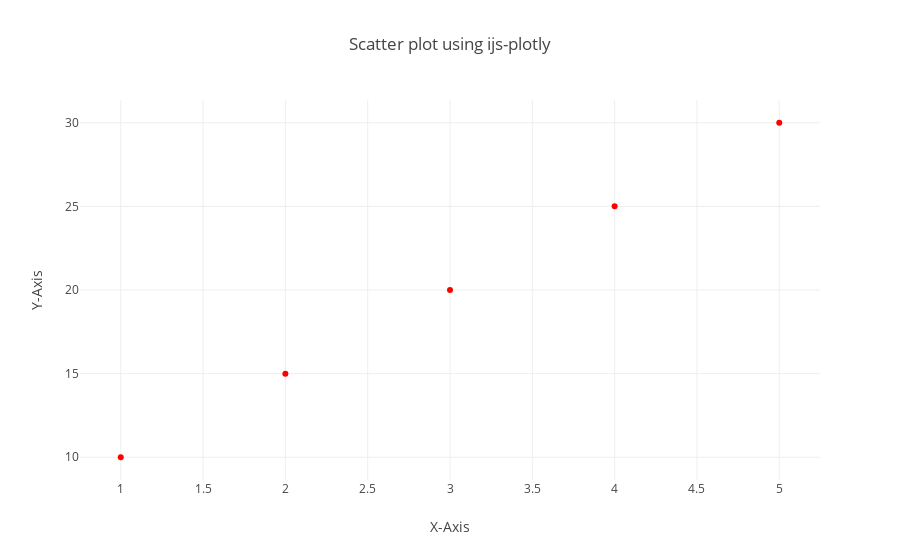

The notebook cell this image was saved under:
### Markdown cell above
### **Question 9: Data Visualization (Scatter Plot with Plotly)**  
Use **ijavascript-plotly** to create a scatter plot with the following data:  
- X-axis values: `[1, 2, 3, 4, 5]`  
- Y-axis values: `[10, 15, 20, 25, 30]`

### Code cell
const plotly = require("ijavascript-plotly");

// Write your code here:
function scatterPlot(xValues, yValues){
    let trace = {
        x: xValues,
        y: yValues,
        mode: "markers",
        type: "scatter",
        marker: { color: "red"}
    };

    let layout = {
        title: "Scatter plot using ijs-plotly",
        xaxis: {title: "X-Axis"},
        yaxis: {title: "Y-Axis"}
    };

    plotly([trace], layout);
}

let xValues = [1, 2, 3, 4, 5];
let yValues = [10, 15, 20, 25, 30];

scatterPlot(xValues, yValues);

### Figure 1 — Plotly figure (JSON) as saved in the notebook; plotly's stock layout.template omitted (floating-point values rounded to 4 significant figures)
{"data": [{"marker": {"color": "red"}, "mode": "markers", "type": "scatter", "x": [1, 2, 3, 4, 5], "y": [10, 15, 20, 25, 30]}], "layout": {"title": "Scatter plot using ijs-plotly", "xaxis": {"title": "X-Axis"}, "yaxis": {"title": "Y-Axis"}}}
